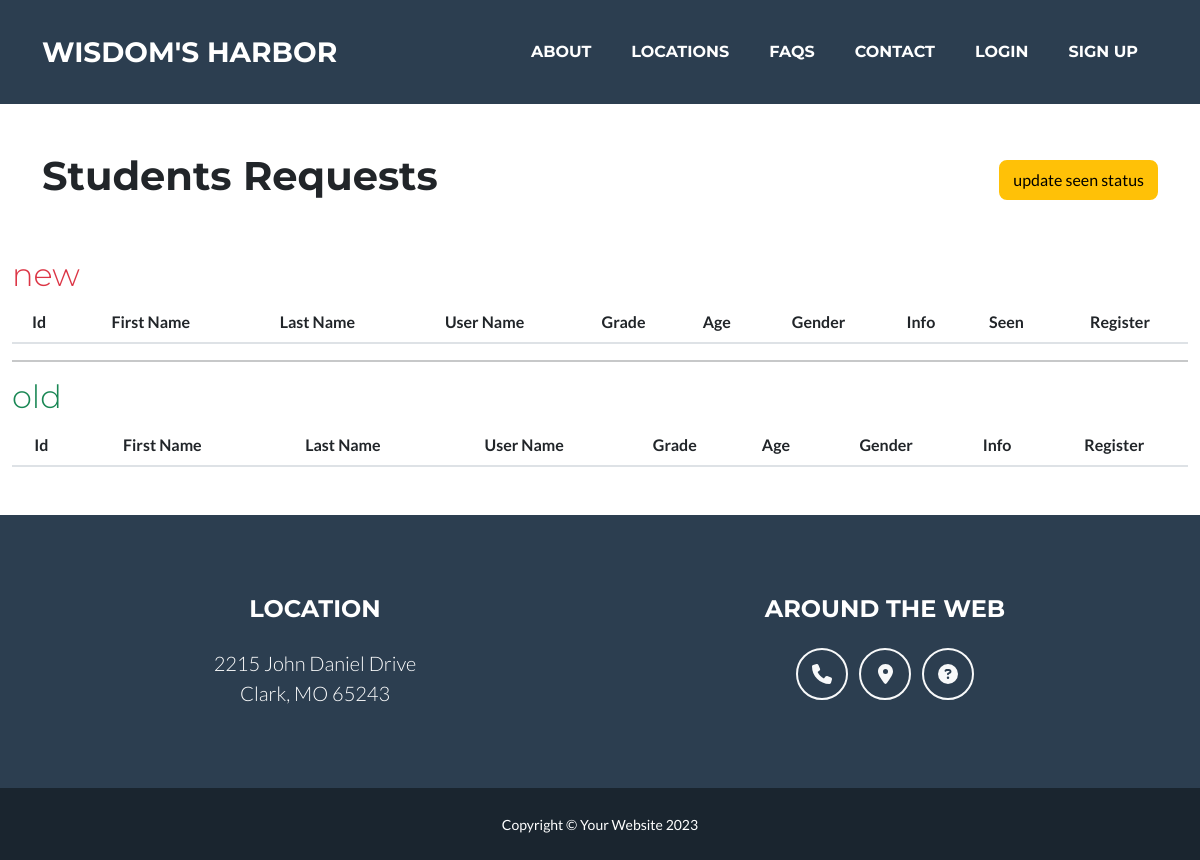
Before: /student/requests/display/ with the older database file.
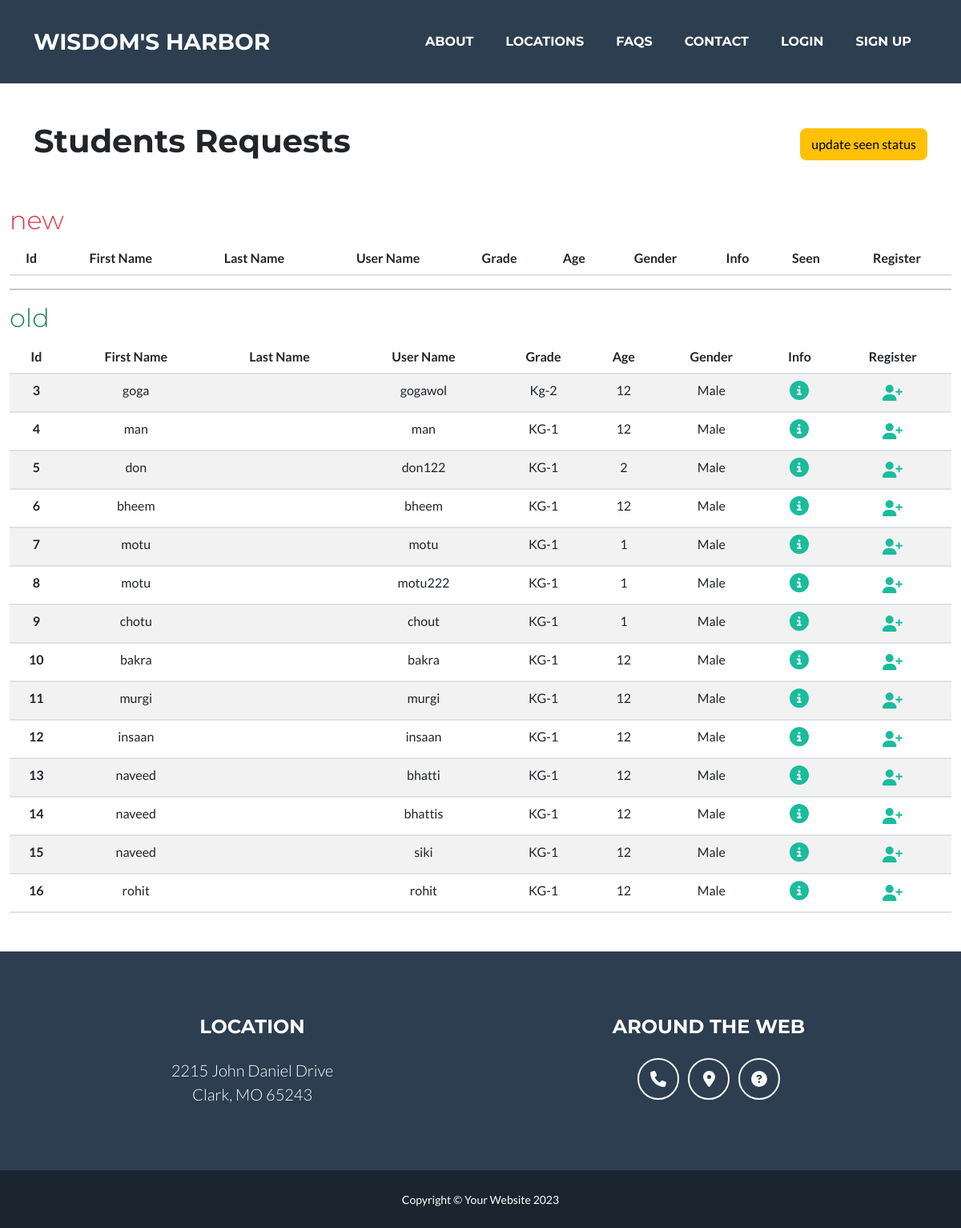
After: the same page with the newer database file.
### school/models.py (models this page shows)
class StudentApplication(models.Model):
    first_name = models.CharField(max_length=255, default="Name")
    last_name = models.CharField(max_length=255, null=True, blank=True)
    username = models.CharField(max_length=255, default='')
    grade = models.ForeignKey(Grade, on_delete= models.CASCADE)
    age = models.IntegerField()
    gender = models.ForeignKey(Gender, on_delete=models.CASCADE)
    dob = models.DateField()
    guardian_name = models.CharField(max_length=255)
    guardian_relation = models.ForeignKey(GuardianRelation, on_delete=models.CASCADE)
    address = models.CharField(max_length=500)
    email = models.EmailField()
    phone = models.CharField(max_length=100)
    emergency_phone = models.CharField(max_length=100)
    previous_school = models.CharField(max_length=200, null=True, blank=True)
    is_registered = models.BooleanField(default=False)
    seen = models.BooleanField(default=False)

class Grade(models.Model):
    name = models.CharField(max_length=255)
    status = models.BooleanField(default=True)
    def __str__(self):
        return self.name

class Gender(models.Model):
    name = models.CharField(max_length=255)
    def __str__(self):
        return self.name

### school/views.py (the view)
# urls.py: path('student/requests/display/', views.student_requests, name='student_requests'),
def student_requests(request):
    requests = StudentApplication.objects.filter(seen=False, is_registered=False)
    requests_old = StudentApplication.objects.filter(seen=True, is_registered=False)
    return render(request, 'display_student_requests.html', { 'requests' : requests, 'requests_old': requests_old })

### school/templates/display_student_requests.html (shortened to what this page needs)
{% extends 'layout.html' %}
{% load static %}
{% block 'content' %}
    <div class="container-fluid">
        <div class="container my-5 d-flex align-items-center justify-content-between">
            <h1>Students Requests</h1>
            <a href="{% url 'update_seen_status_all' %}" class="btn btn-warning">update seen status</a>
        </div>
        <h2 class="fw-light text-danger">new</h2>
        <table class="table table-striped text-center">
            <thead>
                <tr>
                    <th>Id</th>
                    <th>First Name</th>
                    <th>Last Name</th>
                    <th>User Name</th>
                    <th>Grade</th>
                    <th>Age</th>
                    <th>Gender</th>
                    <th>Info</th>
                    <th>Seen</th>
                    <th>Register</th>
                </tr>
            </thead>
        </table>
        <hr>
        <h2 class="fw-light text-success">old</h2>
        <table class="table table-striped text-center">
            <thead>
                <tr>
                    <th>Id</th>
                    <th>First Name</th>
                    <th>Last Name</th>
                    <th>User Name</th>
                    <th>Grade</th>
                    <th>Age</th>
                    <th>Gender</th>
                    <th>Info</th>
                    <th>Register</th>
                </tr>
            </thead>
            <tbody>
                {% for student in requests_old %}
                    <tr>
                        <th>{{student.id}}</th>
                        <td>{{student.first_name}}</td>
                        <td>{{student.last_name}}</td>
                        <td>{{student.username}}</td>
                        <td>{{student.grade}}</td>
                        <td>{{student.age}}</td>
                        <td>{{student.gender}}</td>
                        <td>
                            <a href="{% url 'student_request_details' student.id %}">
                                <i class="fa-solid fa-circle-info fs-4"></i>
                            </a>
                        </td>
                        <td>
                            <a class="fs-5" href="{% url 'register_request' student.id %}">
                                <i class="fa-solid fa-user-plus"></i>
                            </a>
                        </td>
                    </tr>
                {% endfor %}
            </tbody>
        </table>
    </div>
{% endblock %}

Changed rows visible on the page:
added StudentApplication: id "3", first_name "goga", username "gogawol", grade "Kg-2", age "12", gender "Male"
added StudentApplication: id "4", first_name "man", username "man", grade "KG-1", age "12", gender "Male"
added StudentApplication: id "5", first_name "don", username "don122", grade "KG-1", age "2", gender "Male"
added StudentApplication: id "6", first_name "bheem", username "bheem", grade "KG-1", age "12", gender "Male"
added StudentApplication: id "7", first_name "motu", username "motu", grade "KG-1", age "1", gender "Male"
added StudentApplication: id "8", first_name "motu", username "motu222", grade "KG-1", age "1", gender "Male"
added StudentApplication: id "9", first_name "chotu", username "chout", grade "KG-1", age "1", gender "Male"
added StudentApplication: id "10", first_name "bakra", username "bakra", grade "KG-1", age "12", gender "Male"
added StudentApplication: id "11", first_name "murgi", username "murgi", grade "KG-1", age "12", gender "Male"
added StudentApplication: id "12", first_name "insaan", username "insaan", grade "KG-1", age "12", gender "Male"
added StudentApplication: id "13", first_name "naveed", username "bhatti", grade "KG-1", age "12", gender "Male"
added StudentApplication: id "14", first_name "naveed", username "bhattis", grade "KG-1", age "12", gender "Male"
added StudentApplication: id "15", first_name "naveed", username "siki", grade "KG-1", age "12", gender "Male"
added StudentApplication: id "16", first_name "rohit", username "rohit", grade "KG-1", age "12", gender "Male"
